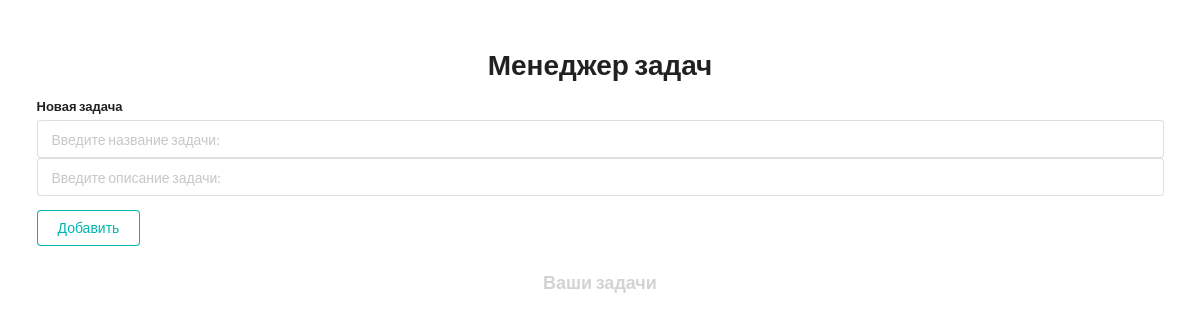
Before: / with the older database file.
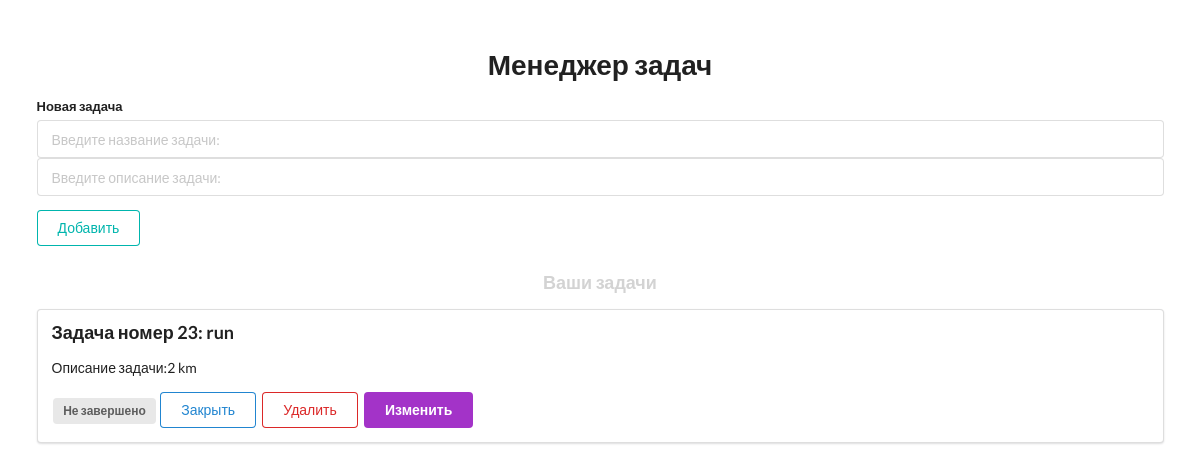
After: the same page with the newer database file.
### todo_app/models.py (models this page shows, shortened)
class ToDo(models.Model):
    title = models.CharField("Название задания",max_length=100)
    is_complete = models.BooleanField("Завершено",default=False)
    description = models.TextField("Описание",max_length=300)
    class Meta:
        verbose_name = "Задание"
        verbose_name_plural = "Задания"

### todo_app/views.py (the view)
# urls.py: 2. Add a URL to urlpatterns:  path('', views.home, name='home')
def home(request):
    todos = ToDo.objects.all()
    context = {
        'todos':todos
    }
    return render(request, 'todo_app/home.html', context)

### todo_app/templates/todo_app/home.html (shortened to what this page needs)
{% extends 'todo_app/base.html' %}
{% block content %}
<div style="margin-top: 50px;" class="ui container">
    <h1 class="ui center aligned header">Менеджер задач</h1>
    <form class="ui form" action="{% url 'add' %}" method="post">
        <div class="field">
            <label>Новая задача</label>
            <input type="text" name="title" placeholder="Введите название задачи:"><br>
            <input type="text" name="description" placeholder="Введите описание задачи:">
        </div>
        <button class="ui teal basic button" type="submit">Добавить</button>
    <h3 class="test_style">Ваши задачи</h3>
    </form>
{% for todo in todos %}
<div class="ui segment">
    <p class="ui big header">Задача номер {{ todo.id }}: {{ todo.title }}</p>
    <p>Описание задачи:{{ todo.description }}</p>
    {% if todo.is_complete == False %}
    <span class="ui gray label">Не завершено</span>
    <a class="ui primary basic button" href="{% url 'update' todo_id=todo.id %}">Закрыть</a>
    {% else %}
    <span class="ui green label">Завершено</span>
    <a class="ui blue button" href="{% url 'update' todo_id=todo.id %}">Открыть</a>
    {% endif %}
    <a class="ui negative basic button" href="{% url 'delete' todo_id=todo.id %}">Удалить</a>
    <a class="ui purple button" href="{% url 'change' todo_id=todo.id %}">Изменить</a>
</div>
{% endfor %}
</div>
{% endblock %}

### todo_app/templates/todo_app/base.html (shortened to what this page needs)
<!DOCTYPE html>
{% load static %}
<html lang="ru">
<head>
    <link rel="stylesheet" href="https://cdn.jsdelivr.net/npm/semantic-ui@2.4.2/dist/semantic.min.css">
    <link rel="stylesheet" href="{% static 'todo_app/css/style.css' %}">
</head>
<body>
{% block content %}
{% endblock content %}
</body>
</html>

### todo_app/static/todo_app/css/style.css (style rules this page uses)
.test_style { text-align: center; color: lightgrey; }

Changed rows visible on the page:
added ToDo: id "23", title "run", description "2 km", is_complete "Не завершено"
